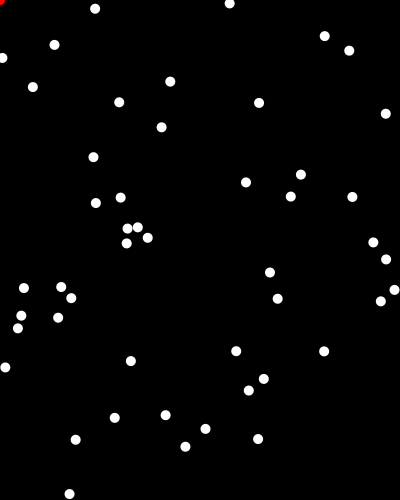
Frame 1 (no input)
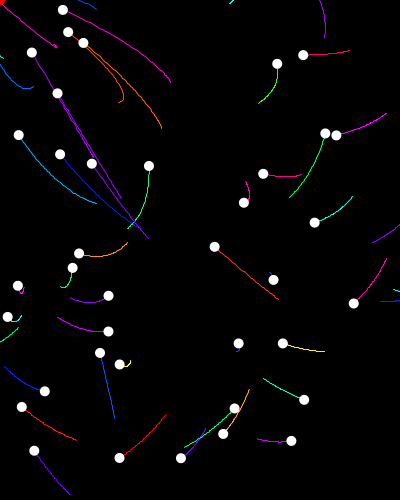
Frame 60 (the mouse pressed at the canvas centre just before this capture)
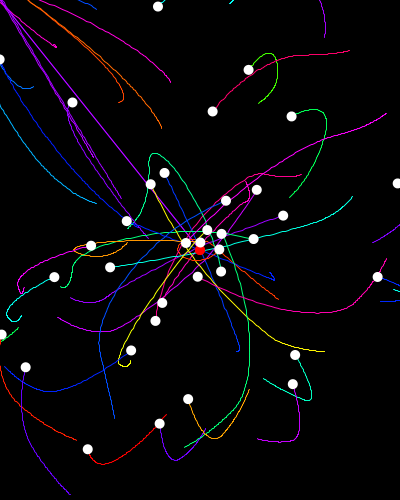
Frame 120 (the mouse held since frame 60 and released just before this capture)

The Processing sketch that drew these frames (run headless with seeded random() and noise(); from frame 60 on, the mouse is pressed at the canvas centre):

// Processing sketch: NewtonianPhysics
// ── NewtonianPhysics.pde
ArrayList<Body> bodies = new ArrayList<Body>();

PGraphics buffer; 


final double G =  .0000006673;
final float MIN_DISTANCE_SQUARED = 10000;

void setup () {

  size(400, 500);
  
  buffer = createGraphics(width, height);
  
  for (int i = 0; i < 50; i++) {
    bodies.add(new Body() );
  }
}

void draw() {

  background(0);
      buffer.beginDraw();
      
    //buffer.filter(BLUR, .6);
    buffer.fill(0,0,0,32);
    //buffer.rect(0,0,width,height);
    buffer.endDraw();
  image(buffer, 0,0);
  
  for (Body b : bodies) {
    b.update();
    b.draw();
  }
}
void mouseClicked(){
  for (int i = 0; i < 15; i++) {
    bodies.add(new Body() );
  }
}

// ── Body.pde
class Body {
  PVector prevPosition = new PVector();
  PVector position = new PVector();
  PVector velocity = new PVector();
  float mass;
  color colour;

  boolean superMassive = false;
  Body() {

    colorMode(HSB);
    colour = color(random(0, 255), 255, 255);
    colorMode(RGB);

    if (random(0, 100) < 5) {
      superMassive = true;
      mass = 1000000000;
      position.x = mouseX;
      position.y = mouseY;
    } else {
      mass = random(1000, 1000000);
      velocity.y = random(-1, 1);
      velocity.x = random(-1, 1);
      position.x = random(0, width);
      position.y = random(0, height);
    }
  }
  void update() {
    prevPosition = position.copy();

    PVector forceThisFrame = new PVector();
    for (Body b : bodies) {
      if (b == this) continue;
      //apply gravity to body
      float dx = b.position.x - position.x;
      float dy = b.position.y - position.y;
      float distanceSquared = (dx*dx + dy*dy);
      if (distanceSquared < MIN_DISTANCE_SQUARED) distanceSquared = MIN_DISTANCE_SQUARED;
      float amountofForce = (float)(G * (mass * b.mass)/ distanceSquared);
      PVector forceFromB = new PVector(dx, dy);
      forceFromB.normalize();
      forceFromB.mult(amountofForce);
      //adding to the running total
      forceThisFrame.add(forceFromB);
    }
    //euler integration
    //force = mass * acceleration
    //acceleration = force / mass
    PVector acceleration = PVector.mult(forceThisFrame, 1/mass);
    velocity.add(acceleration);
    position.add(velocity);
    if (superMassive) {
      position.x = mouseX;
      position.y = mouseY;
    }
  }
  void draw() {
    noStroke();
    if (superMassive) {
      fill(255, 0, 0);
    } else {
      fill(255);
    }
    ellipse(position.x, position.y, 10, 10);

    buffer.beginDraw();
    buffer.line(prevPosition.x, prevPosition.y, position.x, position.y);
    buffer.stroke(colour);
    buffer.endDraw();
  }
}
